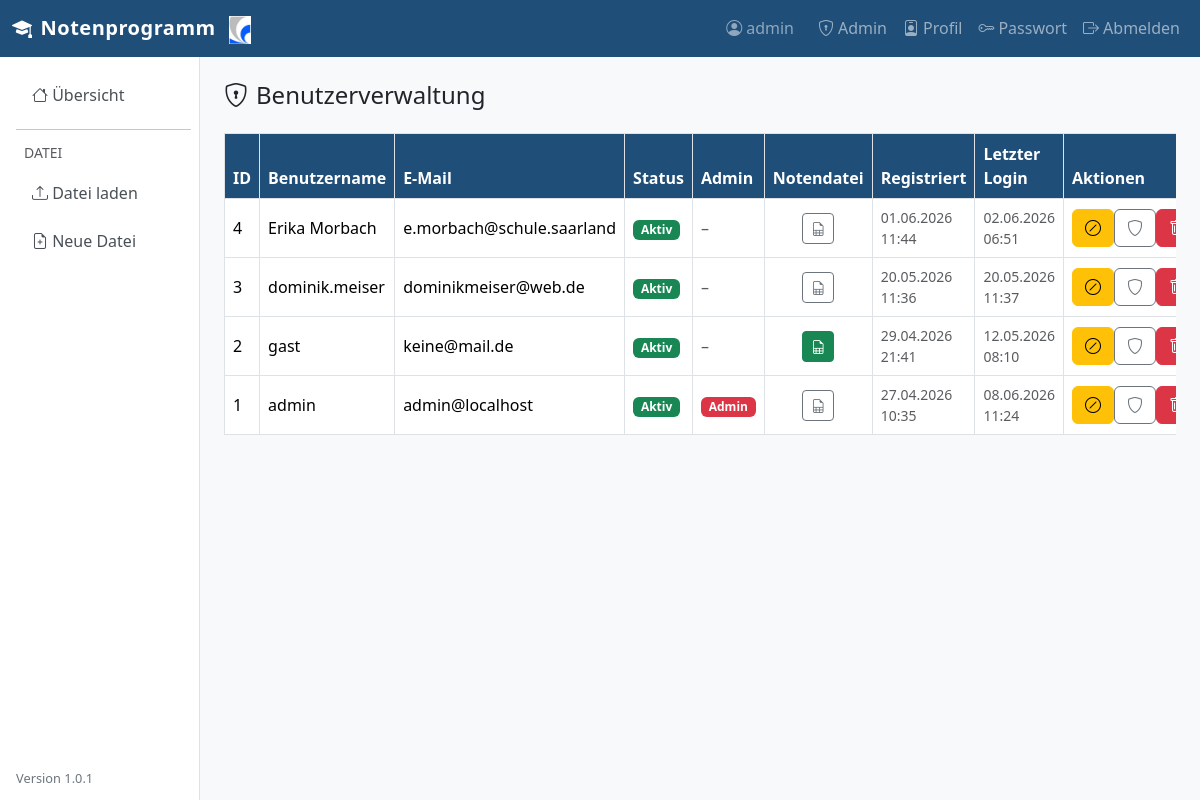
/auth/admin/users (signed in), run on an earlier commit of the app's database.
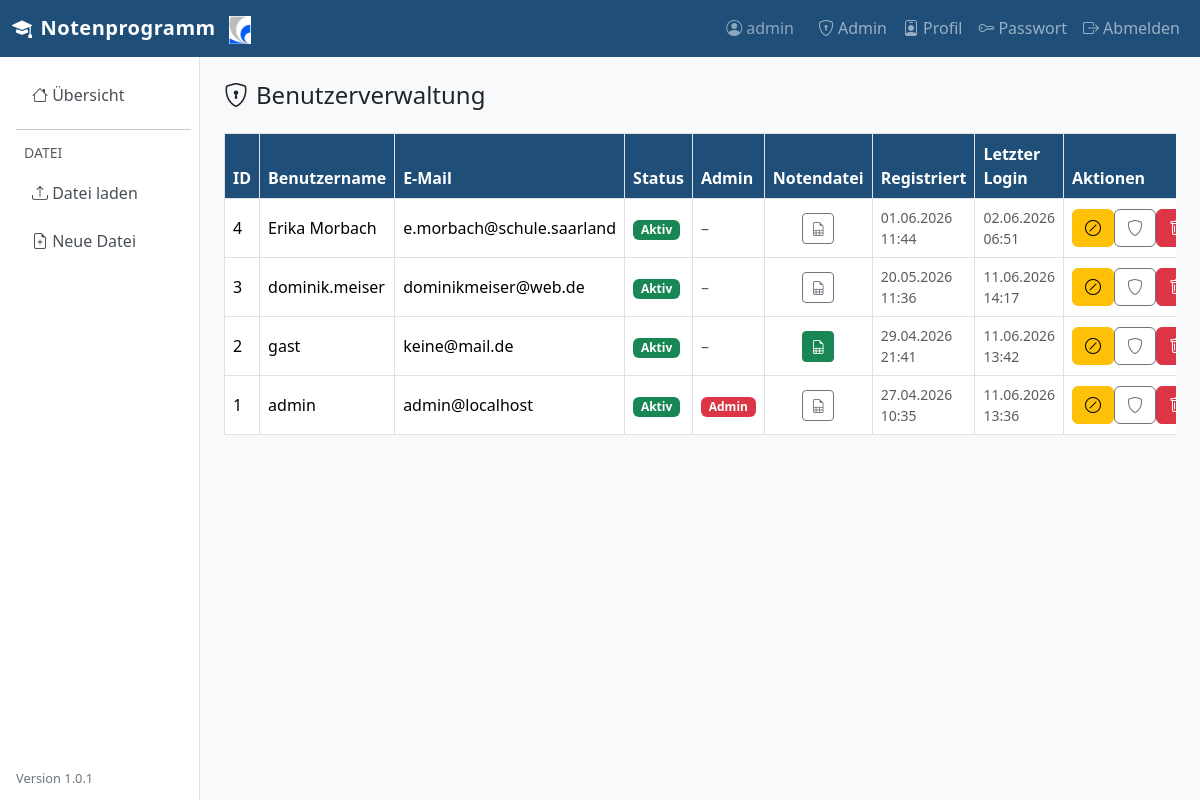
And on a later commit of the database.
### app/models.py (models this page shows, shortened)
class User(UserMixin, db.Model):
    __tablename__ = "users"
    id = db.Column(db.Integer, primary_key=True)
    username = db.Column(db.String(64), unique=True, nullable=False, index=True)
    email = db.Column(db.String(120), unique=True, nullable=False, index=True)
    password_hash = db.Column(db.String(256), nullable=False)
    is_approved = db.Column(db.Boolean, default=False, nullable=False)
    is_admin = db.Column(db.Boolean, default=False, nullable=False)
    notendatei_import = db.Column(db.Boolean, default=False, nullable=False)
    created_at = db.Column(db.DateTime, default=lambda: datetime.now(timezone.utc))
    last_login = db.Column(db.DateTime, nullable=True)
    lehrer_vorname = db.Column(db.String(64), nullable=True)
    lehrer_nachname = db.Column(db.String(64), nullable=True)
    dienstbezeichnung = db.Column(db.String(64), nullable=True)
    anrede = db.Column(db.String(10), nullable=True)

### app/auth/routes.py (the view)
@auth_bp.route("/admin/users")
@login_required
@admin_required
def admin_users():
    users = User.query.order_by(User.created_at.desc()).all()
    return render_template("auth/admin_users.html", users=users)

### app/__init__.py (called while the page is built)
def _display_schuljahr(schuljahr: str | None, schuljahr_bis: str | None = None) -> str:
    schuljahr = (schuljahr or "").strip()
    schuljahr_bis = (schuljahr_bis or "").strip()
    if len(schuljahr) == 4 and schuljahr.isdigit():
        if len(schuljahr_bis) == 4 and schuljahr_bis.isdigit():
            return f"{schuljahr[:2]}/{schuljahr_bis[2:]}"
        return f"{schuljahr[:2]}/{schuljahr[2:]}"
    return schuljahr

### app/auth/routes.py (called while the page is built)
def admin_required(f):
    from functools import wraps
    @wraps(f)
    def decorated(*args, **kwargs):
        if not current_user.is_authenticated or not current_user.is_admin:
            flash("Dieser Bereich ist nur für Administratoren.", "danger")
            return redirect(url_for("grades.index"))
        return f(*args, **kwargs)
    return decorated

### app/models.py (called while the page is built)
@login_manager.user_loader
def load_user(user_id: str):
    return db.session.get(User, int(user_id))

### app/templates/auth/admin_users.html (shortened to what this page needs)
{% extends "base.html" %}
{% from "macros.html" import csrf_field %}
{% block content %}
<h4 class="mb-4"><i class="bi bi-shield-lock me-2"></i>Benutzerverwaltung</h4>
<div class="table-responsive">
<table class="table table-bordered table-hover align-middle">
  <thead>
    <tr>
      <th>ID</th><th>Benutzername</th><th>E-Mail</th>
      <th>Status</th><th>Admin</th><th>Notendatei</th><th>Registriert</th><th>Letzter Login</th><th>Aktionen</th>
    </tr>
  </thead>
  <tbody>
  {% for u in users %}
    <tr>
      <td>{{ u.id }}</td>
      <td>{{ u.username }}</td>
      <td>{{ u.email }}</td>
      <td>
        {% if u.is_approved %}
          <span class="badge bg-success">Aktiv</span>
        {% else %}
          <span class="badge bg-warning text-dark">Ausstehend</span>
        {% endif %}
      </td>
      <td>
        {% if u.is_admin %}
          <span class="badge bg-danger">Admin</span>
        {% else %}
          <span class="text-muted">–</span>
        {% endif %}
      </td>
      <td class="text-center">
        <form method="post" action="{{ url_for('auth.toggle_notendatei', user_id=u.id) }}" class="d-inline">
          <button class="btn btn-sm {{ 'btn-success' if u.notendatei_import else 'btn-outline-secondary' }}"
                  title="Notendatei-Import umschalten">
            <i class="bi bi-file-earmark-spreadsheet"></i>
          </button>
        </form>
      </td>
      <td class="small text-muted">{{ u.created_at.strftime('%d.%m.%Y %H:%M') if u.created_at else '–' }}</td>
      <td class="small text-muted">{{ u.last_login.strftime('%d.%m.%Y %H:%M') if u.last_login else '–' }}</td>
      <td>
        <div class="btn-group btn-group-sm" role="group">
          {% if not u.is_approved %}
          <form method="post" action="{{ url_for('auth.approve_user', user_id=u.id) }}" class="d-inline">
            {{ csrf_field() }}
            <button class="btn btn-success" title="Freischalten">
              <i class="bi bi-check-lg"></i>
            </button>
          </form>
          {% else %}
          <form method="post" action="{{ url_for('auth.revoke_user', user_id=u.id) }}" class="d-inline">
            <button class="btn btn-warning" title="Sperren"><i class="bi bi-slash-circle"></i></button>
          </form>
          {% endif %}
          <form method="post" action="{{ url_for('auth.toggle_admin', user_id=u.id) }}" class="d-inline">
            <button class="btn btn-outline-secondary" title="Admin umschalten"><i class="bi bi-shield"></i></button>
          </form>
          <form method="post" action="{{ url_for('auth.delete_user', user_id=u.id) }}" class="d-inline"
                onsubmit="return confirm('Benutzer wirklich löschen?')">
            <button class="btn btn-danger" title="Löschen"><i class="bi bi-trash"></i></button>
          </form>
        </div>
      </td>
    </tr>
  {% else %}
    <tr><td colspan="9" class="text-center text-muted">Keine Benutzer vorhanden.</td></tr>
  {% endfor %}
  </tbody>
</table>
</div>
{% endblock %}

### app/templates/base.html (shortened to what this page needs)
<!doctype html>
<html lang="de">
<head>
  <link rel="stylesheet" href="https://cdn.jsdelivr.net/npm/bootstrap@5.3.3/dist/css/bootstrap.min.css">
  <link rel="stylesheet" href="https://cdn.jsdelivr.net/npm/bootstrap-icons@1.11.3/font/bootstrap-icons.min.css">
</head>
<body>
<nav class="navbar navbar-expand-lg navbar-dark" style="background-color:#1f4e79;">
  <div class="container-fluid">
    <a class="navbar-brand" href="{{ url_for('grades.index') }}">
      <i class="bi bi-mortarboard-fill me-2"></i>Notenprogramm
      <img src="{{ url_for('static', filename='logo.png') }}" alt="Schullogo" class="navbar-logo">
    </a>
    <div class="collapse navbar-collapse" id="navMain">
      <ul class="navbar-nav ms-auto align-items-lg-center">
        {% if current_user.is_authenticated %}
          <li class="nav-item">
            <span class="navbar-text me-3 text-white-50">
              <i class="bi bi-person-circle me-1"></i>{{ current_user.username }}
            </span>
          </li>
          {% if current_user.is_admin %}
          <li class="nav-item">
            <a class="nav-link" href="{{ url_for('auth.admin_users') }}">
              <i class="bi bi-shield-lock me-1"></i>Admin
            </a>
          </li>
          {% endif %}
          <li class="nav-item">
            <a class="nav-link" href="{{ url_for('auth.profil') }}">
              <i class="bi bi-person-badge me-1"></i>Profil
            </a>
          </li>
          <li class="nav-item">
            <a class="nav-link" href="{{ url_for('auth.change_password') }}">
              <i class="bi bi-key me-1"></i>Passwort
            </a>
          </li>
          <li class="nav-item">
            <a class="nav-link" href="{{ url_for('auth.logout') }}">
              <i class="bi bi-box-arrow-right me-1"></i>Abmelden
            </a>
          </li>
        {% else %}
          <li class="nav-item">
            <a class="nav-link" href="{{ url_for('auth.login') }}">Anmelden</a>
          </li>
        {% endif %}
      </ul>
    </div>
  </div>
</nav>
<div class="container-fluid">
  <div class="row">
    {% if current_user.is_authenticated %}
    <nav class="col-md-2 d-none d-md-block sidebar py-3 ps-3 pe-2">
      <ul class="nav flex-column gap-1">
        <li class="nav-item">
          <a class="nav-link {% if request.endpoint == 'grades.index' %}active{% endif %}"
             href="{{ url_for('grades.index') }}">
            <i class="bi bi-house"></i> Übersicht
          </a>
        </li>
        <hr class="my-2">
        <li class="nav-item text-muted small px-2 mb-1">DATEI</li>
        <li class="nav-item">
          <a class="nav-link {% if request.endpoint == 'grades.upload' %}active{% endif %}"
             href="{{ url_for('grades.upload') }}">
            <i class="bi bi-upload"></i> Datei laden
          </a>
        </li>
        <li class="nav-item">
          <a class="nav-link" href="{{ url_for('grades.new_file') }}"
             onclick="return confirm('Neue leere Datei erstellen? Ungespeicherte Daten gehen verloren.')">
            <i class="bi bi-file-earmark-plus"></i> Neue Datei
          </a>
        </li>
      </ul>
    </nav>
    <main class="col-md-10 content-area py-4 px-4">
    {% else %}
    <main class="col-12 content-area py-4 px-4">
    {% endif %}
      {% block content %}{% endblock %}
    </main>
  </div>
</div>
<div class="app-version">Version {{ app_version }}</div>
</body>
</html>

### app/templates/base.html (style rules this page uses)
body { background-color: #f8f9fa; }
.navbar-brand { font-weight: 700; letter-spacing: .5px; }
.navbar-logo { height: 28px; width: auto; margin-left: .5rem; }
.sidebar { min-height: calc(100vh - 56px); border-right: 1px solid #dee2e6; background: #fff; }
.sidebar .nav-link { color: #495057; border-radius: .375rem; margin: 2px 0; }
.sidebar .nav-link i { width: 1.4em; }
.content-area { min-height: calc(100vh - 56px); }
.table th { background-color: #1f4e79; color: #fff; }
.app-version { position: fixed; left: 1rem; bottom: .75rem; font-size: .8rem; color: #6c757d; z-index: 1030; }

What changed in the data, as far as the page shows it:
changed User "admin": last_login "08.06.2026 11:24" → "11.06.2026 13:36"
changed User "dominik.meiser": last_login "20.05.2026 11:37" → "11.06.2026 14:17"
changed User "gast": last_login "12.05.2026 08:10" → "11.06.2026 13:42"
